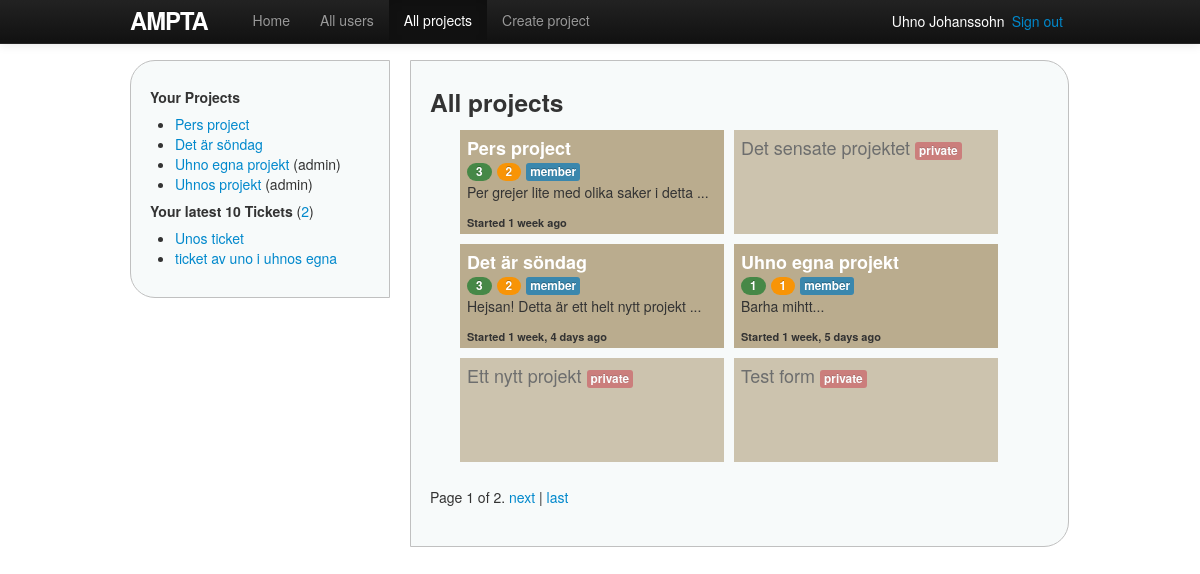
Screenshot of /projects/ (signed in) with the database file from the repository.
### ampta/models.py (models this page shows, shortened)
class Project(models.Model):
    name = models.CharField(max_length=30)
    description = models.TextField()
    start_date = models.DateField()
    end_date = models.DateField()
    users = models.ManyToManyField(User, related_name='projects', blank=True)
    owner = models.ForeignKey(User, related_name='projects_owned_by_user')
    date_added = models.DateTimeField()
    date_updated = models.DateTimeField()
    def owned_by_user(self, user):
        return self.owner == user
    def has_user(self, user):
        return user in self.users.all()

class Ticket(models.Model):
    name = models.CharField(max_length=30)
    description = models.TextField()
    start_date = models.DateField()
    end_date = models.DateField()
    status = models.ForeignKey(Status, related_name='tickets')
    project = models.ForeignKey(Project, related_name='tickets')
    owner = models.ForeignKey(User, related_name='tickets')
    date_added = models.DateTimeField()
    date_updated = models.DateTimeField()

### ampta/views/project_views.py (the view)
# urls.py: url(r'^projects/$', 'index', name='projects'),
@login_required(login_url='/login')
def index(request):
    projects = get_list_or_404(Project.objects.order_by('-date_added'))
    paginator = Paginator(projects, 6)  # nr objects/page
    page = request.GET.get('p')
    try:
        projects = paginator.page(page)
    except PageNotAnInteger:
        projects = paginator.page(1)
    except EmptyPage:
        projects = paginator.page(paginator.num_pages)
    return render(request, 'projects/index.html',
                 {'projects': projects, 'projects_active': True})

### ampta/templatetags/custom_filters.py (called while the page is built)
@register.filter(name='user_projects')  # "name", if other name than function
def user_projects(user):
    projects = user.projects.order_by('-date_added')
    return projects

@register.filter
def project_owned_by_user(project, user):
    return project.owned_by_user(user)

@register.filter
def user_is_project_member_or_owner(project, user):
    return project.owned_by_user(user) or project.has_user(user)

### ampta/templates/projects/index.html (shortened to what this page needs)
{% extends 'shared/base.html' %}
{% load custom_filters %}
{% block content %}
<h3>All projects</h3>
<ul class="allProjects">
{% for p in projects %}
	{% if p|user_is_project_member_or_owner:user %}
	<li class="allProjectsEach">
		<a href="{% url project p.id %}">{{ p.name }}</a>
		<div>
			<span class="badge badge-success" title="Users">{{ p.users.count }}</span>
			<span class="badge badge-warning" title="Tickets">
				{% if p.tickets.count > 0 %}
				<a href="{% url project_tickets p.id %}">{{ p.tickets.count }}</a>
				{% else %}
				{{ p.tickets.count }}
				{% endif %}
			</span>
			<span class="label label-info" title="You are member of this project">member</span>
		</div>
		<p>{{ p.description|slice:":40" }}...</p>
		<p class="allProjectsTimesince"> Started {{ p.start_date|timesince }} ago</p>
	</li>
	{% else %}
	<li class="allProjectsEachPrivate">{{ p.name }} <span class="label label-important">private</span></li>
	{% endif%}
{% endfor %}
</ul>
<div class="pagination">
    <span class="step-links">
        <span class="current">
            Page {{ projects.number }} of {{ projects.paginator.num_pages }}.
        </span>
        {% if projects.has_next %}
            <a href="?p={{ projects.next_page_number }}">next</a> |
            <a href="?p={{ projects.paginator.num_pages }}">last</a>
        {% endif %}
    </span>
</div>
{% endblock %}

### ampta/templates/shared/base.html (shortened to what this page needs)
<!DOCTYPE html>
<html>
	<head>
		{% block styles %}
			<link rel="stylesheet" href="http://code.jquery.com/ui/1.10.1/themes/base/jquery-ui.css" />
			<link rel="stylesheet" type="text/css" href="{{ STATIC_URL }}styles/bootstrap.min.css">
			<link rel="stylesheet" type="text/css" href="{{ STATIC_URL }}styles/site.css">
		{% endblock %}
	</head>
	<body>
	{% block body %}
		<div class="container">
		<header>
			<nav class="navbar navbar-inverse navbar-fixed-top">
				<div class="navbar-inner">
					<div class="container">
						<a href="{% url home %}" id="logo" class="brand">Ampta</a>
						<div class="nav-collapse collapse">
							<ul class="nav">
								<li {% if home_active %}class="active"{% endif %}>
									<a href="{% url home %}">Home</a>
								</li>
								<li {% if all_users_active %}class="active"{% endif %}>
									<a href="{% url users %}">All users</a>
								</li>
								<li {% if projects_active %}class="active"{% endif %}>
									<a href="{% url projects %}">All projects</a>
								</li>
								<li {% if create_projects_active %}class="active"{% endif %}>
									<a href="{% url new_project %}">Create project</a>
								</li>
							</ul>
						</div>
						<span class="sign_out pull-right"><a href="{% url logout %}">Sign out</a></span>
						<span class="active_user pull-right">
							<a href="{% url user user.id %}">{{ user.get_full_name }}</a>
						</span>
					</div>
				</div>
			</nav>
		</header>
		<div class="sidenav pull-left">
			{% include 'shared/_sidenav_projects_tickets.html' %}
		</div>
		<div class="main pull-left">
			{% block content %}{% endblock %}
		</div>
		</div>
	{% endblock body %}
	</body>
</html>

### ampta/templates/shared/_sidenav_projects_tickets.html (shortened to what this page needs)
{% load custom_filters %}
<h5>Your Projects</h5>
<ul>
{% with projects=user|user_projects %}
{% for p in projects %}
	<li>
		<a href="{% url project p.id %}">{{ p.name }}</a>
		{% if p|project_owned_by_user:user %}(admin){% endif %}
	</li>
{% endfor%}
{% endwith %}
</ul>
<h5>Your latest 10 Tickets
	<span class="countTickets">(<a href="{% url tickets %}">{{ user.tickets.count }}</a>)</span>
</h5>
<ul>
{% for t in user.tickets.all|dictsortreversed:"date_added"|slice:"10" %}
	<li><a href="{% url project_ticket t.project.id t.id %}">{{ t.name }}</a></li>
{% endfor %}
</ul>

### ampta/static/styles/site.css (style rules this page uses)
html { overflow-y: scroll; }
body { padding-top: 60px; padding-bottom: 15px; }
h1, h2, h3, h4, h5, h6 { line-height: 1; }
p { font-size: 1.1em; line-height: 1.7em; }
#logo { float: left; margin-right: 10px; font-size: 1.7em; color: #fff; text-transform: uppercase; letter-spacing: -1px; padding-top: 9px; font-weight: bold; line-height: 1; }
.active_user, .sign_out { display: block; margin-top: 11px; margin-right: 7px; color: white; }
.active_user a { color: white; }
.sidenav { width: 220px; margin-right: 20px; padding: 9px; border: 1px solid #c0c0c0; background: #f7fafa; padding: 19px; border-radius: 25px 0 0 25px; -moz-border-radius: 25px 0 0 25px; }
.main { padding: 9px; width: 619px; border: 1px solid #c0c0c0; background: #f7fafa; padding: 19px; border-radius: 0 25px 25px 0; -moz-border-radius: 0 25px 25px 0; }
.countTickets { font-weight: normal; text-decoration: italic; }
.allProjects a { color: white; font-weight: bold; }
.allProjects li { padding: 7px; font-size: 18px; list-style-type: none; }
.allProjects li p { font-size: 14px; list-style-type: none; }
.allProjectsEach, .allProjectsEachPrivate { background: #baac8e; margin: 5px; width: 250px; height: 90px; float: left; }
.allProjectsEachPrivate { opacity: 0.7; }
.allProjects .allProjectsTimesince { font-size: 11px; font-weight: bold; }
.pagination { display: block; float: left; clear: both; }

### rows the page displays
Project: name "Pers project", users.count "3", tickets.count "2", description "Per grejer lite med olika saker i detta", start_date "1 week"
Project: name "Det är söndag", users.count "3", tickets.count "2", description "Hejsan! Detta är ett helt nytt projekt", start_date "1 week, 4 days"
Project: name "Uhno egna projekt", shows "(admin)", users.count "1", tickets.count "1", description "Barha mihtt", start_date "1 week, 5 days"
Project: name "Uhnos projekt", shows "(admin)"
Ticket: name "Unos ticket"
Ticket: name "ticket av uno i uhnos egna"
Project: name "Det sensate projektet"
Project: name "Ett nytt projekt"
Project: name "Test form"

### other values shown
{{ user.get_full_name }} "Uhno Johanssohn"
{{ user.tickets.count }} "2"
{{ projects.number }} "1"
{{ projects.paginator.num_pages }} "2"
